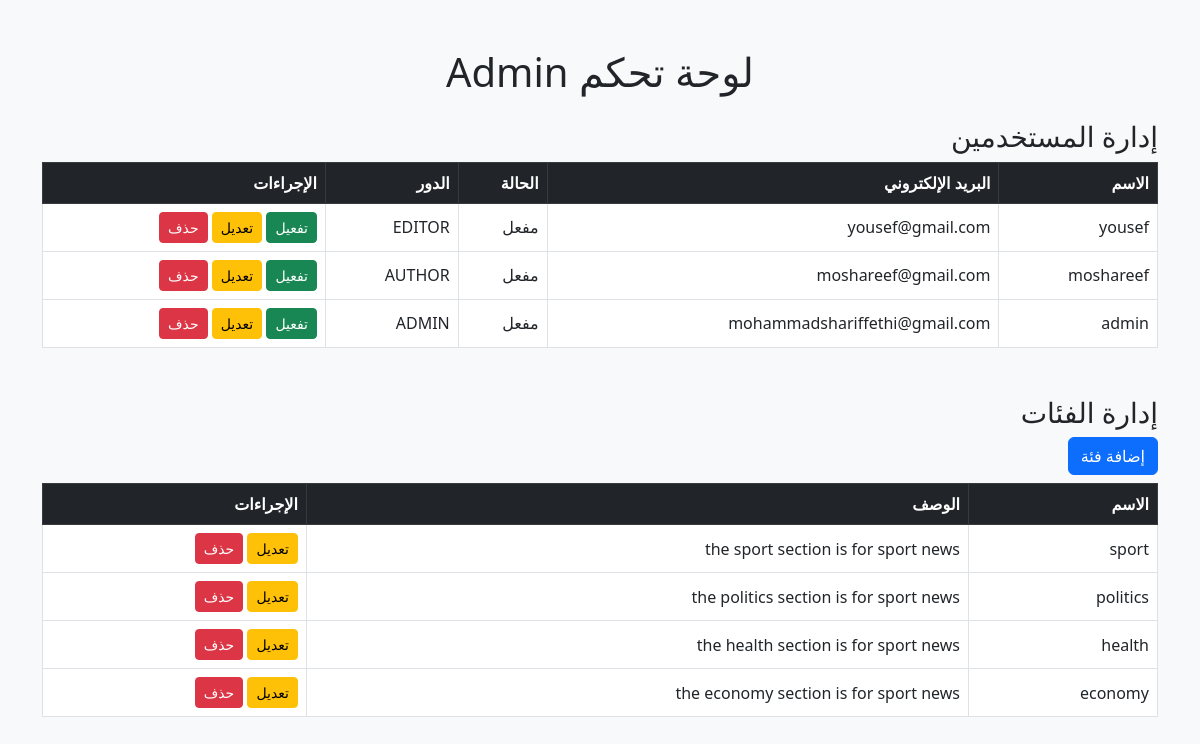
The page /dashboards/Dashboard.php (signed in) on the database its author committed.
### tables this page shows
CREATE TABLE `user` (
  `id` bigint(20) NOT NULL AUTO_INCREMENT,
  `name` varchar(50) NOT NULL,
  `email` varchar(50) DEFAULT NULL,
  `password` text NOT NULL,
  `role` enum('ADMIN','EDITOR','AUTHOR','VIEWER') DEFAULT NULL,
  `status` varchar(10) NOT NULL DEFAULT 'PENDING',
  `created_at` datetime DEFAULT NULL,
  PRIMARY KEY (`id`),
  UNIQUE KEY `unique_email` (`email`)
);

CREATE TABLE `category` (
  `id` bigint(20) NOT NULL AUTO_INCREMENT,
  `name` varchar(20) NOT NULL,
  `description` varchar(50) DEFAULT NULL,
  PRIMARY KEY (`id`)
);

### config/DatabaseConnection.php (called while the page is built, shortened)
<?php
class DatabaseConnection {
    private static ?PDO $pdo = null;
    public static function getConnection() {
        if (self::$pdo === null) {
            $dotenv = Dotenv::createImmutable(dirname(__DIR__, 3));
            $host = $_ENV['DB_HOST'];
            $db = $_ENV['DB_NAME'];
            $user = $_ENV['DB_USER'];
            $password = $_ENV['DB_PASSWORD'];
            $dsn = "mysql:host=$host;dbname=$db";
            try {
                self::$pdo = new PDO($dsn, $user, $password);
                self::$pdo->setAttribute(PDO::ATTR_ERRMODE, PDO::ERRMODE_EXCEPTION);
            } catch(PDOException $exception) {
                die("Connection failed: " . $exception->getMessage());
            }
        }
        return self::$pdo;
    }
}

### dashboards/DashboardController.php (called while the page is built, shortened)
<?php
class DashboardController
{
    private static $conn;
    public static function getDashboardData($role, $userId)
    {
        $data = [];
        if ($role === 'ADMIN') {
            $data['users'] = self::getAllUsers();
        } elseif ($role === 'AUTHOR') {
            $data['myNews'] = self::getNewsByAuthor($userId);
        } elseif ($role === 'EDITOR') {
            $data['pendingNews'] = self::getPendingNews();
            $data['allNews'] = self::getAllNews();
        }
        return $data;
    }
    private static function getAllUsers()
    {
        $stmt = self::$conn->query("SELECT id, name, email, status, role FROM user ORDER BY created_at DESC");
        return $stmt->fetchAll(PDO::FETCH_ASSOC);
    }
    private static function ensureConnection()
    {
        if (!self::$conn) {
            self::$conn = DatabaseConnection::getConnection();
        }
    }
}

### category/Category.php (called while the page is built, shortened)
<?php
class Category
{
    private static $conn;
    public static function getAll(){
        return self::$conn->query("SELECT * FROM category")->fetchAll(PDO::FETCH_BOTH);
    }
    private static function ensureConnection(): void
    {
        if (!self::$conn) {
            self::$conn = DatabaseConnection::getConnection();
        }
    }
}

### dashboards/dashboard.php (the view, shortened to what this page needs)
<?php
$role = $_SESSION['role'];
$userId = $_SESSION['user_id'];
$data = DashboardController::getDashboardData($role, $userId);
?>
<!DOCTYPE html>
<html lang="ar" dir="rtl">
<head>
    <link href="https://cdn.jsdelivr.net/npm/bootstrap@5.3.0/dist/css/bootstrap.rtl.min.css" rel="stylesheet">
</head>
<body class="bg-light">
    <div class="container mt-5">
        <h1 class="mb-4 text-center">لوحة تحكم <?= ucfirst(strtolower($role)) ?></h1>
        <?php if ($role === 'ADMIN'): ?>
            <h3>إدارة المستخدمين</h3>
            <table class="table table-bordered table-hover align-middle">
                <thead class="table-dark">
                    <tr>
                        <th>الاسم</th>
                        <th>البريد الإلكتروني</th>
                        <th>الحالة</th>
                        <th>الدور</th>
                        <th>الإجراءات</th>
                    </tr>
                </thead>
                <tbody>
                    <?php foreach ($data['users'] as $user): ?>
                        <tr>
                            <td><?= htmlspecialchars($user['name'] ?? '') ?></td>
                            <td><?= htmlspecialchars($user['email'] ?? '') ?></td>
                            <td><?= htmlspecialchars($user['status'] ?? '') ?></td>
                            <td><?= htmlspecialchars($user['role'] ?? '') ?></td>
                            <td>
                                <form action="actions/handle.php" method="GET" class="d-inline">
                                    <button class="btn btn-success btn-sm">تفعيل</button>
                                </form>
                                <a href="?form=edit_user&edit=<?= htmlspecialchars($user['id'] ?? '') ?>"
                                    class="btn btn-warning btn-sm">تعديل</a>
                                <form action="actions/handle.php" method="GET" class="d-inline">
                                    <button class="btn btn-danger btn-sm">حذف</button>
                                </form>
                            </td>
                        </tr>
                    <?php endforeach; ?>
                </tbody>
            </table>
            <h3 class="mt-5">إدارة الفئات</h3>
            <a href="?form=add_category" class="btn btn-primary mb-2">إضافة فئة</a>
            <table class="table table-bordered table-hover align-middle">
                <thead class="table-dark">
                    <tr>
                        <th>الاسم</th>
                        <th>الوصف</th>
                        <th>الإجراءات</th>
                    </tr>
                </thead>
                <tbody>
                    <?php
                    $categories = Category::getAll();
                    foreach ($categories as $category): ?>
                        <tr>
                            <td><?= htmlspecialchars($category['name'] ?? '') ?></td>
                            <td><?= htmlspecialchars($category['description'] ?? '') ?></td>
                            <td>
                                <a href="?form=edit_category&edit=<?= htmlspecialchars($category['id'] ?? '') ?>"
                                    class="btn btn-warning btn-sm">تعديل</a>
                                <form action="actions/handle.php" method="GET" class="d-inline">
                                    <button class="btn btn-danger btn-sm">حذف</button>
                                </form>
                            </td>
                        </tr>
                    <?php endforeach; ?>
                </tbody>
            </table>
        <?php endif; ?>
    </div>
</body>
</html>

### rows shown on the page
user: name "yousef", email "yousef@gmail.com", status "مفعل", role "EDITOR"
user: name "moshareef", email "moshareef@gmail.com", status "مفعل", role "AUTHOR"
user: name "admin", email "mohammadshariffethi@gmail.com", status "مفعل", role "ADMIN"
category: name "sport", description "the sport section is for sport news"
category: name "politics", description "the politics section is for sport news"
category: name "health", description "the health section is for sport news"
category: name "economy", description "the economy section is for sport news"

### other values the page prints
$role "Admin"
